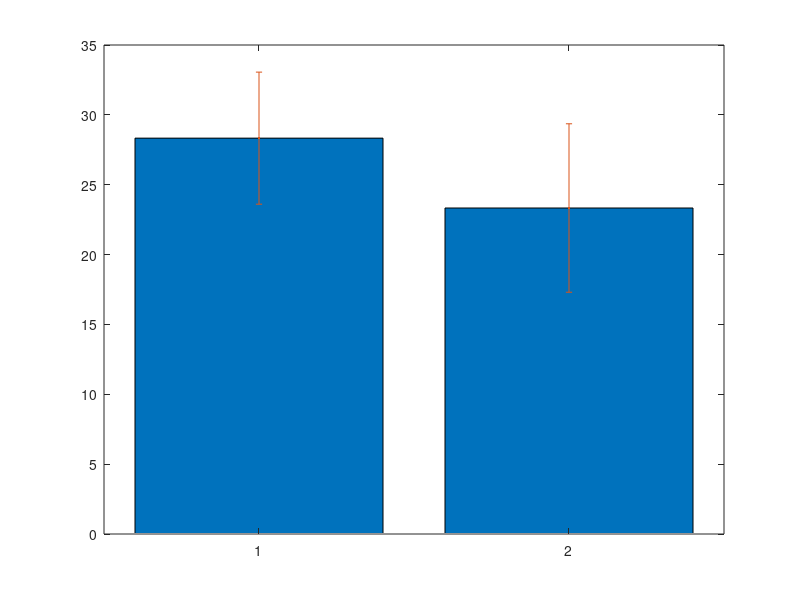

The MATLAB script that drew this image: (Note: this script raises an error after producing the figure.)

XTick={'Stimulus' 'Contextual'};
X=1:2;
Contextual_count=[32 23 30];
Stimulus_count=[24 17 29];


conavg=mean(Contextual_count);
stuavg=mean(Stimulus_count);

avg=[conavg stuavg];

constd=std(Contextual_count);
stustd=std(Stimulus_count);

csstd=[constd stustd]


disfig=figure(1);
bar(X,avg)
hold on
errorbar(X,avg,csstd,'.','Marker','*')
hold on
scatter([1 1 1],Contextual_count,'filled','d')
hold on
scatter([1 1 1].*2,Stimulus_count,'filled','d')

title('Interaction Count in first 10 min on novelty day 1 ROTJ')
ylabel('Interaction Count')

xticks(X);
xticklabels(XTick);

% axis([X(1)-0.5 X(end)+0.5 0 40]);